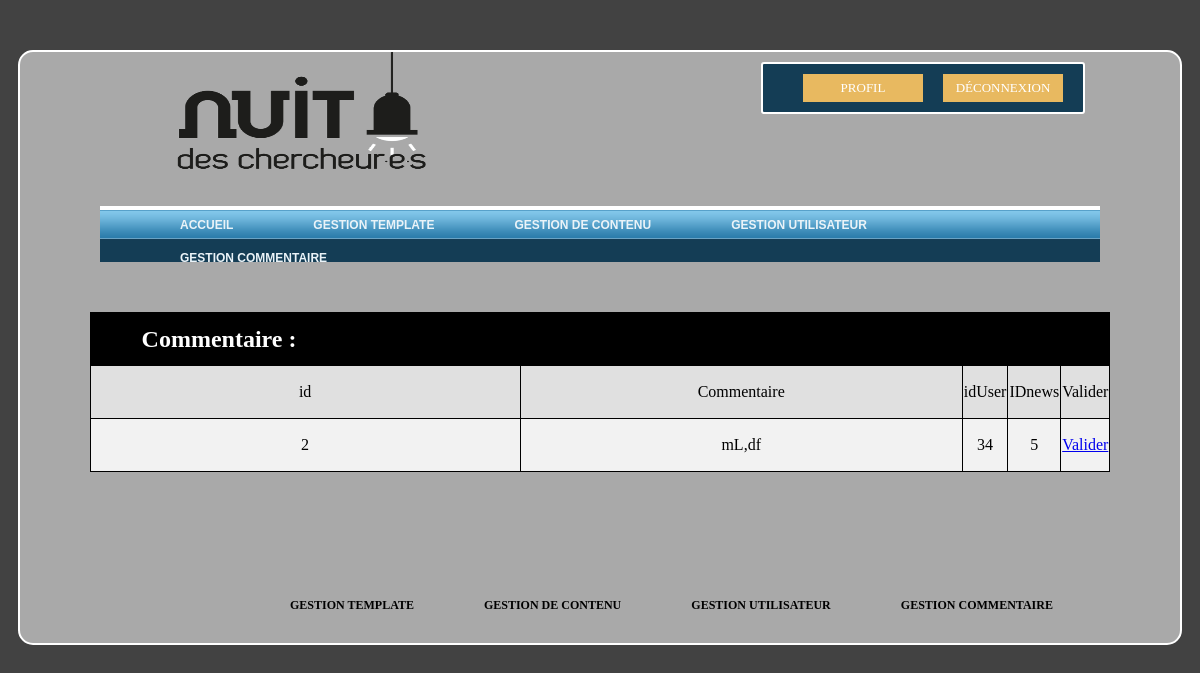
Page /index.php?page=Commentaire (signed in) on the committed database.
### tables this page shows
CREATE TABLE IF NOT EXISTS `template` (
  `id` int(8) NOT NULL AUTO_INCREMENT,
  `logo` varchar(255) DEFAULT NULL,
  `couleurAccueil` varchar(15) DEFAULT NULL,
  `couleurPublication` varchar(15) DEFAULT NULL,
  `couleurChercheur` varchar(15) DEFAULT NULL,
  `couleurConference` varchar(15) DEFAULT NULL,
  `couleurJourneaux` varchar(15) DEFAULT NULL,
  `couleurMenu` varchar(15) DEFAULT NULL,
  `couleurNews` varchar(15) DEFAULT NULL,
  PRIMARY KEY (`id`)
);

CREATE TABLE IF NOT EXISTS `commentairenews` (
  `id` int(11) NOT NULL AUTO_INCREMENT,
  `commentaire` text NOT NULL,
  `idUser` int(11) NOT NULL,
  `idNews` int(11) NOT NULL,
  `valider` int(11) DEFAULT '0',
  PRIMARY KEY (`id`)
);

### View/admin/Commentaire.php (called while the page is built)
<?php
class CommentaireVIEW
{
    private $model;
    public function __construct($model)
    {
        $this->model = $model;
    }
    public function __Tabs()
    {
        return $this->model->__tab();
    }
}

### Controller/admin/Commentaire.php (called while the page is built)
<?php
include(dirname(__FILE__) . '/../../View/admin/Commentaire.php');
include(dirname(__FILE__) . '/../../Model/admin/Commentaire.php');
$connect = new db();
$bdd = $connect->connectDB();
$MDL = new CommentaireMDL($bdd);
$View = new CommentaireVIEW($MDL);
$View->__Tabs();

### Model/admin/Commentaire.php (the view, shortened to what this page needs)
<?php
class CommentaireMDL
{
    private $bdd;
    public function __construct($bdd)
    {
        $this->bdd = $bdd;
    }
    public function __tab()
    {
        $req = $this->bdd->prepare("SELECT * from commentairenews");
        $req->execute();
        echo "
            <table id='userTab'>
                <tr>
                    <th colspan=\"11\">Commentaire :</th>
                </tr>
                <tr>
                    <td id='idcomment' >
                        <p> id </p>
                    </td>
                    <td id='Commentaire'>
                        <p>Commentaire</p>
                    </td>
                    <td id='idUser' >
                        <p>idUser</p>
                    </td>
                    <td id='idNews' >
                        <p>IDnews</p>
                    </td>
                    <td id='valider' >
                        <p>Valider</p>
                    </td>
                </tr>";
        while ($res = $req->fetch()) {
            $id = $res['id'];
            $comment = $res['commentaire'];
            $idUser = $res['idUser'];
            $idNews = $res['idNews'];
            $validation = $res['valider'];
            if (!$validation) {
                echo "<tr>
                    <td id='idcomment' >
                       <p> $id </p>
                    </td>
                    <td id='Commentaire'>
                        <p>$comment</p>
                    </td>
                    <td id='idUser' >
                        <p>$idUser</p>
                    </td>
                    <td id='idNews' >
                        <p>$idNews</p>
                    </td>
                    <td id='validation'>";
                echo "<a href=\"Model/admin/utils.php?validerComment=true&id=$id\" >Valider</a>";
                echo "</td>
                    </tr>";
            }
        }
        echo " </table><br><br>";
    }
}

### View/header.php (shortened to what this page needs)
<!DOCTYPE html>
<html xmlns="http://www.w3.org/1999/html">
<head>
    <link rel="stylesheet" href="assets/css/menuHorizStyle.css" type="text/css"/>
    <link rel="stylesheet" href="assets/css/AccueilStyle.css" media="all" type="text/css"/>
    <link rel="stylesheet" href="assets/css/footerStyle.css" type="text/css"/>
    <link rel="stylesheet" href="assets/css/slidesShowStyle.css" type="text/css"/>
    <link rel="stylesheet" href="assets/css/btnSearch.css" type="text/css"/>
    <link rel="stylesheet" href="assets/css/NewsDetails.css" type="text/css"/>
    <link rel="stylesheet" href="assets/css/News.css" type="text/css"/>
    <link rel="stylesheet" href="assets/css/EventStyle.css" type="text/css"/>
    <link rel="stylesheet" href="assets/css/signeUpStyle.css" type="text/css"/>
    <link rel="stylesheet" href="assets/css/Chercheurs.css" type="text/css"/>
    <link rel="stylesheet" href="assets/css/publication.css" type="text/css"/>
    <link rel="stylesheet" href="assets/css/Journaux.css" type="text/css"/>
    <link rel="stylesheet" href="assets/css/Conferences.css" type="text/css"/>
    <link rel="stylesheet" href="assets/css/commentaire.css" type="text/css"/>
    <link rel="stylesheet" href="assets/css/Issue.css" type="text/css"/>
    <?php
    if (isset($_GET['page']) AND
        ($_GET['page'] == "Admin" OR
            $_GET['page'] == "Template" OR
            $_GET['page'] == "Contenu" OR
            $_GET['page'] == "User" OR
            $_GET['page'] == "Commentaire" OR
            $_GET['page'] == "EditerContenu" OR
            $_GET['page'] == "EditerContenuConference" OR
            $_GET['page'] == "EditerContenuEvent" OR
            $_GET['page'] == "EditerContenuJournal" OR
            $_GET['page'] == "EditerContenuPublication")
    ) {
        echo "<link rel=\"stylesheet\" href=\"assets/css/admin/admin.css\"  media=\"screen\" type=\"text/css\" />";
        echo "<link rel=\"stylesheet\" href=\"assets/css/admin/Template.css\" type=\"text/css\" />
                <script src='assets/js/admin/admin.js' type='application/javascript'></script>
                <script src='assets/js/admin/Template.js' type='application/javascript'></script>
                  <script src='assets/js/admin/jscolor.min.js' type='application/javascript'></script>";
    }
    $connect = new db();
    $bdd = $connect->connectDB();
    $req = $bdd->prepare("SELECT * from template");
    $req->execute();
    $res = $req->fetch();
    ?>
</head>
<body>
<div class="container">
    <nav>
        <?php
        if (isset($_SESSION['userORadmin']) && $_SESSION['userORadmin'] == 0) {
            $logo = (isset($_SESSION['bloquer']) && $_SESSION['bloquer']) ? "#" : "index.php?page=Accueil";
        } elseif (isset($_SESSION['userORadmin']) && $_SESSION['userORadmin'] == 1) {
            $logo = "index.php?page=Admin";
        } else
            $logo = "index.php?page=Accueil";
        echo "<a href=\"$logo\" ><img id=\"logo\" src=\"" . $res['logo'] . "\" width=\"30%\" height=\"150\"></a>";
        ?>
        <?php
        if (isset($_SESSION['nom'])) {
            echo "<div class=\"authentification\"  id=\"login\" >
                                <a id=\"logout-btn\" href=\"Model/Inscription.php?log=out\" value=\"Déconnexion\">Déconnexion</a>
                                <a id=\"profil-btn\" href=\"index.php?page=Profil\" value=\"Profil\">Profil</a>
                      </div>";
        }
        ?>
        <div id="dolphincontainer">
            <div id="dolphinnav">
                <?php
                if (isset($_GET['page']) AND
                    ($_GET['page'] == "Admin" OR
                        $_GET['page'] == "Template" OR
                        $_GET['page'] == "Contenu" OR
                        $_GET['page'] == "User" OR
                        $_GET['page'] == "Commentaire" OR
                        $_GET['page'] == "EditerContenu" OR
                        $_GET['page'] == "EditerContenuConference" OR
                        $_GET['page'] == "EditerContenuEvent" OR
                        $_GET['page'] == "EditerContenuJournal" OR
                        $_GET['page'] == "EditerContenuPublication")
                ) {
                    echo "
                            <ul>
<li><a href=\"index.php?Admin\" id=Admin\"><span>Accueil</span></a></li>
                                <li><a href=\"index.php?page=Template\" id=\"template\"><span>Gestion Template</span></a></li>
                                <li><a href=\"index.php?page=Contenu\" id=\"contenu\"><span>Gestion De Contenu</span></a></li>
                                <li><a href=\"index.php?page=User\" id=\"utilisateur\"><span>Gestion Utilisateur</span></a></li>
                                <li><a href=\"index.php?page=Commentaire\" id=\"commentaire\"><span>Gestion Commentaire</span></a></li>
                            </ul>
                        ";
                }
                ?>
            </div>
        </div>
    </nav>

### assets/css/menuHorizStyle.css (style rules this page uses)
#dolphincontainer { position: relative; height: 56px; color: #E0E0E0; background: #143D55; width: 100%; font-family: Helvetica, Arial, Verdana, sans-serif; }
#dolphinnav { position: relative; height: 33px; font-size: 12px; text-transform: uppercase; font-weight: bold; background: #fff url('../image/dolphin_bg.gif') repeat-x bottom left; padding: 0 0 0 20px; }
#dolphinnav ul { margin: 0; padding: 0; list-style-type: none; width: auto; float: left; }
#dolphinnav ul li { display: block; float: left; margin-left: 40px; }
#dolphinnav ul li a { display: block; float: left; color: #EAF3F8; text-decoration: none; padding: 0 0 0 20px; height: 33px; }
#dolphinnav ul li a span { padding: 12px 20px 0 0; height: 21px; float: left; }
#logo { margin-left: 50px; margin-right: 50px; }

### assets/css/AccueilStyle.css (style rules this page uses)
body { background-color: navy; }
nav, footer { margin-right: 80px; margin-left: 80px; }
.container { overflow: auto; border: 2px solid white; border-radius: 15px; background-color: #a2bfff; margin: 50px 60px 20px; padding-bottom: 20px; }
.authentification { width: 300px; background-color: #143D55; border: 2px solid white; border-radius: 3px; padding: 10px 10px 10px 10px; position: relative; float: right; margin-top: 10px; margin-right: 15px; }
#login #logout-btn, #login #profil-btn { background-color: #E8B960; border-style: solid; border-width: 1px; border-color: #E8B960; padding: 5px 10px 5px 10px; width: 40%; box-sizing: border-box; text-align: center; text-decoration: none; font-family: PT sans; font-size: 13px; font-weight: normal; text-transform: uppercase; color: #ffffff; float: right; margin-right: 10px; margin-left: 10px }

### assets/css/admin/admin.css (style rules this page uses)
body { background-color: #424242; }
table { border-radius: 10%; border: 1px solid black; margin-left: 20%; margin-top: 50px; margin-bottom: 5%; width: 60%; }
table, th, td { border: 1px solid black; border-collapse: collapse; }
th { height: 50px; text-align: left; padding-left: 5%; color: white; font-size: x-large; background-color: black; }
tr:nth-child(2n+1) { background-color: #F2F2F2; }
tr:nth-child(2n) { background-color: #E0E0E0; }
td { text-align: center; width: 50%; }
#userTab { border: 1px solid black; margin-left: 6%; margin-top: 50px; margin-bottom: 5%; width: 88%; }
.container { margin-right: 10px; margin-left: 10px; background-color: darkgrey; }

### rows in the picture
template: logo (picture)
commentairenews: id "2", commentaire "mL,df", idUser "34", idNews "5"
